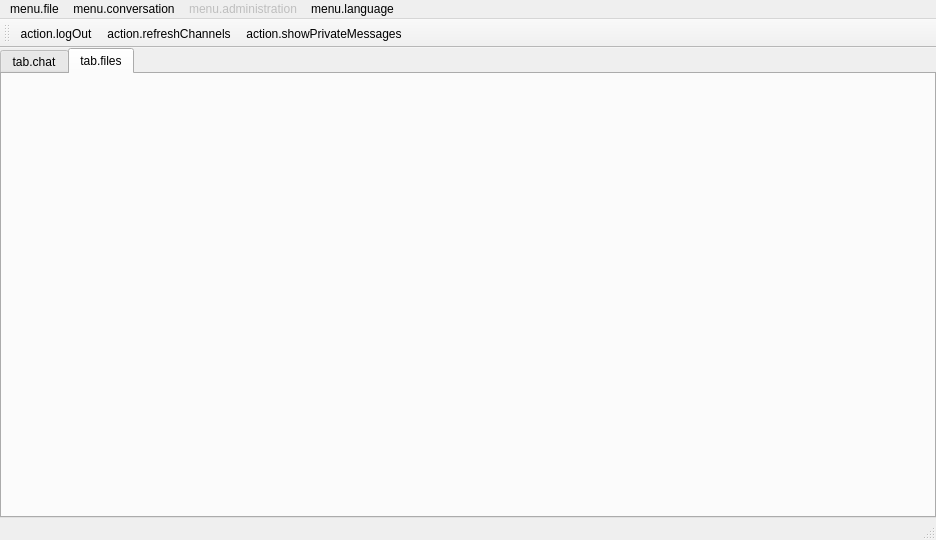
<?xml version="1.0" encoding="UTF-8"?>
<ui version="4.0">
 <class>MainWindow</class>
 <widget class="QMainWindow" name="MainWindow">
  <property name="geometry">
   <rect>
    <x>0</x>
    <y>0</y>
    <width>936</width>
    <height>540</height>
   </rect>
  </property>
  <property name="windowTitle">
   <string>mainWindow.title</string>
  </property>
  <property name="windowIcon">
   <iconset resource="rsc.qrc">
    <normaloff>:/icons/icons/icon.png</normaloff>:/icons/icons/icon.png</iconset>
  </property>
  <widget class="QWidget" name="centralWidget">
   <layout class="QVBoxLayout" name="verticalLayout">
    <property name="spacing">
     <number>0</number>
    </property>
    <property name="leftMargin">
     <number>0</number>
    </property>
    <property name="topMargin">
     <number>0</number>
    </property>
    <property name="rightMargin">
     <number>0</number>
    </property>
    <property name="bottomMargin">
     <number>0</number>
    </property>
    <item>
     <widget class="QTabWidget" name="tabWidget">
      <property name="currentIndex">
       <number>1</number>
      </property>
      <widget class="QWidget" name="chatTab">
       <attribute name="title">
        <string>tab.chat</string>
       </attribute>
       <layout class="QVBoxLayout" name="verticalLayout_4">
        <property name="spacing">
         <number>0</number>
        </property>
        <property name="leftMargin">
         <number>0</number>
        </property>
        <property name="topMargin">
         <number>0</number>
        </property>
        <property name="rightMargin">
         <number>0</number>
        </property>
        <property name="bottomMargin">
         <number>0</number>
        </property>
        <item>
         <widget class="QSplitter" name="splitter">
          <property name="orientation">
           <enum>Qt::Horizontal</enum>
          </property>
          <widget class="QWidget" name="layoutWidget">
           <layout class="QVBoxLayout" name="verticalLayout_3">
            <item>
             <widget class="QLabel" name="label">
              <property name="text">
               <string>chat.channels</string>
              </property>
              <property name="alignment">
               <set>Qt::AlignCenter</set>
              </property>
             </widget>
            </item>
            <item>
             <widget class="QListView" name="listViewChannels">
              <property name="sizePolicy">
               <sizepolicy hsizetype="Expanding" vsizetype="Expanding">
                <horstretch>0</horstretch>
                <verstretch>0</verstretch>
               </sizepolicy>
              </property>
              <property name="editTriggers">
               <set>QAbstractItemView::NoEditTriggers</set>
              </property>
             </widget>
            </item>
           </layout>
          </widget>
          <widget class="QStackedWidget" name="stackedWidgetChat">
           <property name="sizePolicy">
            <sizepolicy hsizetype="Preferred" vsizetype="Preferred">
             <horstretch>0</horstretch>
             <verstretch>0</verstretch>
            </sizepolicy>
           </property>
           <property name="currentIndex">
            <number>-1</number>
           </property>
          </widget>
          <widget class="QWidget" name="layoutWidget">
           <layout class="QVBoxLayout" name="verticalLayout_2">
            <item>
             <widget class="QLabel" name="label_2">
              <property name="text">
               <string>chat.onlineUsers</string>
              </property>
              <property name="alignment">
               <set>Qt::AlignCenter</set>
              </property>
             </widget>
            </item>
            <item>
             <widget class="QListView" name="listViewUsers">
              <property name="sizePolicy">
               <sizepolicy hsizetype="Expanding" vsizetype="Expanding">
                <horstretch>0</horstretch>
                <verstretch>0</verstretch>
               </sizepolicy>
              </property>
              <property name="editTriggers">
               <set>QAbstractItemView::NoEditTriggers</set>
              </property>
             </widget>
            </item>
           </layout>
          </widget>
         </widget>
        </item>
       </layout>
      </widget>
      <widget class="QWidget" name="filesTab">
       <attribute name="title">
        <string>tab.files</string>
       </attribute>
       <layout class="QVBoxLayout" name="verticalLayout_5">
        <property name="spacing">
         <number>0</number>
        </property>
        <property name="leftMargin">
         <number>0</number>
        </property>
        <property name="topMargin">
         <number>0</number>
        </property>
        <property name="rightMargin">
         <number>0</number>
        </property>
        <property name="bottomMargin">
         <number>0</number>
        </property>
       </layout>
      </widget>
     </widget>
    </item>
   </layout>
  </widget>
  <widget class="QMenuBar" name="menuBar">
   <property name="geometry">
    <rect>
     <x>0</x>
     <y>0</y>
     <width>936</width>
     <height>20</height>
    </rect>
   </property>
   <widget class="QMenu" name="menuFile">
    <property name="title">
     <string>menu.file</string>
    </property>
    <addaction name="actionLogOut"/>
    <addaction name="actionExit"/>
   </widget>
   <widget class="QMenu" name="menuMenu_conversation">
    <property name="title">
     <string>menu.conversation</string>
    </property>
    <addaction name="actionJoinChannel"/>
    <addaction name="actionPartChannel"/>
    <addaction name="actionRefreshChannels"/>
    <addaction name="actionShowPrivateMessages"/>
   </widget>
   <widget class="QMenu" name="administrationMenu">
    <property name="enabled">
     <bool>false</bool>
    </property>
    <property name="title">
     <string>menu.administration</string>
    </property>
    <addaction name="actionSendQuery"/>
    <addaction name="actionRegisterUser"/>
    <addaction name="actionChangeUserMode"/>
    <addaction name="actionChangeChannelMode"/>
    <addaction name="actionChangePassword"/>
   </widget>
   <widget class="QMenu" name="languageMenu">
    <property name="title">
     <string>menu.language</string>
    </property>
   </widget>
   <addaction name="menuFile"/>
   <addaction name="menuMenu_conversation"/>
   <addaction name="administrationMenu"/>
   <addaction name="languageMenu"/>
  </widget>
  <widget class="QToolBar" name="mainToolBar">
   <attribute name="toolBarArea">
    <enum>TopToolBarArea</enum>
   </attribute>
   <attribute name="toolBarBreak">
    <bool>false</bool>
   </attribute>
   <addaction name="actionLogOut"/>
   <addaction name="actionRefreshChannels"/>
   <addaction name="actionShowPrivateMessages"/>
  </widget>
  <widget class="QStatusBar" name="statusBar"/>
  <action name="actionExit">
   <property name="text">
    <string>action.exit</string>
   </property>
  </action>
  <action name="actionJoinChannel">
   <property name="text">
    <string>action.joinChannel</string>
   </property>
  </action>
  <action name="actionPartChannel">
   <property name="text">
    <string>action.partChannel</string>
   </property>
  </action>
  <action name="actionLogOut">
   <property name="text">
    <string>action.logOut</string>
   </property>
  </action>
  <action name="actionRefreshChannels">
   <property name="text">
    <string>action.refreshChannels</string>
   </property>
  </action>
  <action name="actionSendQuery">
   <property name="enabled">
    <bool>true</bool>
   </property>
   <property name="text">
    <string>action.sendQuery</string>
   </property>
  </action>
  <action name="actionShowPrivateMessages">
   <property name="text">
    <string>action.showPrivateMessages</string>
   </property>
  </action>
  <action name="actionRegisterUser">
   <property name="text">
    <string>action.registerUser</string>
   </property>
  </action>
  <action name="actionChangeUserMode">
   <property name="text">
    <string>action.changeUserMode</string>
   </property>
  </action>
  <action name="actionChangeChannelMode">
   <property name="text">
    <string>action.changeChannelMode</string>
   </property>
  </action>
  <action name="actionChangePassword">
   <property name="text">
    <string>action.changePassword</string>
   </property>
  </action>
 </widget>
 <layoutdefault spacing="6" margin="11"/>
 <resources>
  <include location="rsc.qrc"/>
 </resources>
 <connections/>
</ui>
